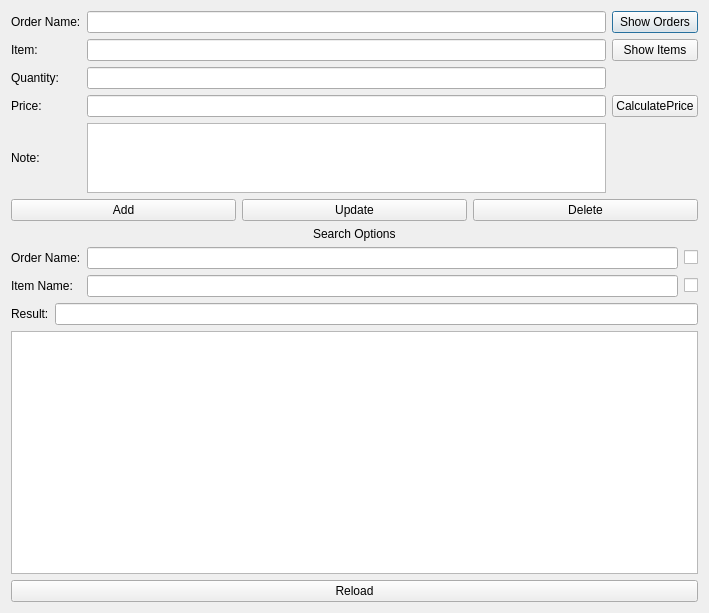
<?xml version="1.0" encoding="UTF-8"?>
<ui version="4.0">
 <class>OrderItemsDialog</class>
 <widget class="QDialog" name="OrderItemsDialog">
  <property name="geometry">
   <rect>
    <x>0</x>
    <y>0</y>
    <width>709</width>
    <height>613</height>
   </rect>
  </property>
  <property name="windowTitle">
   <string>Order Items</string>
  </property>
  <layout class="QGridLayout" name="gridLayout">
   <item row="0" column="0">
    <layout class="QVBoxLayout" name="MainLayout" stretch="1,0,4,0">
     <item>
      <layout class="QHBoxLayout" name="InputLayout">
       <item>
        <layout class="QGridLayout" name="SelectionGrid" columnstretch="0,0,0,0">
         <item row="0" column="0">
          <widget class="QLabel" name="OrderLabel">
           <property name="text">
            <string>Order Name:</string>
           </property>
          </widget>
         </item>
         <item row="0" column="3">
          <widget class="QPushButton" name="OrdersButton">
           <property name="text">
            <string>Show Orders</string>
           </property>
          </widget>
         </item>
         <item row="4" column="2">
          <widget class="QTextEdit" name="NoteText"/>
         </item>
         <item row="1" column="3">
          <widget class="QPushButton" name="ItemsButton">
           <property name="text">
            <string>Show Items</string>
           </property>
          </widget>
         </item>
         <item row="1" column="0">
          <widget class="QLabel" name="ItemLabel">
           <property name="text">
            <string>Item:</string>
           </property>
          </widget>
         </item>
         <item row="2" column="2">
          <widget class="QLineEdit" name="QuantityText"/>
         </item>
         <item row="3" column="0">
          <widget class="QLabel" name="PriceLabel">
           <property name="text">
            <string>Price:</string>
           </property>
          </widget>
         </item>
         <item row="1" column="2">
          <widget class="QLineEdit" name="ItemText"/>
         </item>
         <item row="4" column="0">
          <widget class="QLabel" name="NoteLabel">
           <property name="text">
            <string>Note:</string>
           </property>
          </widget>
         </item>
         <item row="3" column="2">
          <widget class="QLineEdit" name="PriceText"/>
         </item>
         <item row="0" column="2">
          <widget class="QLineEdit" name="OrderText"/>
         </item>
         <item row="2" column="0">
          <widget class="QLabel" name="QuantityLabel">
           <property name="text">
            <string>Quantity:</string>
           </property>
          </widget>
         </item>
         <item row="3" column="3">
          <widget class="QPushButton" name="CalculatePrice">
           <property name="text">
            <string>CalculatePrice</string>
           </property>
          </widget>
         </item>
        </layout>
       </item>
      </layout>
     </item>
     <item>
      <layout class="QVBoxLayout" name="OutputLayout">
       <item>
        <layout class="QHBoxLayout" name="ModificationLayout">
         <item>
          <widget class="QPushButton" name="AddButton">
           <property name="text">
            <string>Add</string>
           </property>
          </widget>
         </item>
         <item>
          <widget class="QPushButton" name="UpdateButton">
           <property name="text">
            <string>Update</string>
           </property>
          </widget>
         </item>
         <item>
          <widget class="QPushButton" name="DeleteButton">
           <property name="text">
            <string>Delete</string>
           </property>
          </widget>
         </item>
        </layout>
       </item>
       <item>
        <layout class="QGridLayout" name="SearchGrid">
         <item row="0" column="0" alignment="Qt::AlignHCenter">
          <widget class="QLabel" name="SearchLabel">
           <property name="text">
            <string>Search Options</string>
           </property>
          </widget>
         </item>
        </layout>
       </item>
       <item>
        <layout class="QGridLayout" name="gridLayout_2">
         <item row="0" column="0">
          <widget class="QLabel" name="OrderSearchLabel">
           <property name="text">
            <string>Order Name:</string>
           </property>
          </widget>
         </item>
         <item row="0" column="2">
          <widget class="QLineEdit" name="OrderSearchText"/>
         </item>
         <item row="1" column="0">
          <widget class="QLabel" name="ItemSearchLabel">
           <property name="text">
            <string>Item Name:</string>
           </property>
          </widget>
         </item>
         <item row="0" column="3">
          <widget class="QCheckBox" name="EnableOrder">
           <property name="text">
            <string/>
           </property>
          </widget>
         </item>
         <item row="1" column="2">
          <widget class="QLineEdit" name="ItemSearchText"/>
         </item>
         <item row="1" column="3">
          <widget class="QCheckBox" name="EnableItem">
           <property name="text">
            <string/>
           </property>
          </widget>
         </item>
        </layout>
       </item>
       <item>
        <layout class="QHBoxLayout" name="ResultLayout">
         <item>
          <widget class="QLabel" name="OutputLabel">
           <property name="text">
            <string>Result:</string>
           </property>
          </widget>
         </item>
         <item>
          <widget class="QLineEdit" name="OutputText">
           <property name="readOnly">
            <bool>true</bool>
           </property>
          </widget>
         </item>
        </layout>
       </item>
      </layout>
     </item>
     <item>
      <widget class="QTableView" name="OrderItemTable"/>
     </item>
     <item>
      <widget class="QPushButton" name="Reload">
       <property name="text">
        <string>Reload</string>
       </property>
      </widget>
     </item>
    </layout>
   </item>
  </layout>
 </widget>
 <tabstops>
  <tabstop>OrderText</tabstop>
  <tabstop>OrdersButton</tabstop>
  <tabstop>ItemText</tabstop>
  <tabstop>ItemsButton</tabstop>
  <tabstop>QuantityText</tabstop>
  <tabstop>PriceText</tabstop>
  <tabstop>NoteText</tabstop>
  <tabstop>AddButton</tabstop>
  <tabstop>UpdateButton</tabstop>
  <tabstop>DeleteButton</tabstop>
  <tabstop>OutputText</tabstop>
  <tabstop>OrderItemTable</tabstop>
 </tabstops>
 <resources/>
 <connections/>
</ui>
